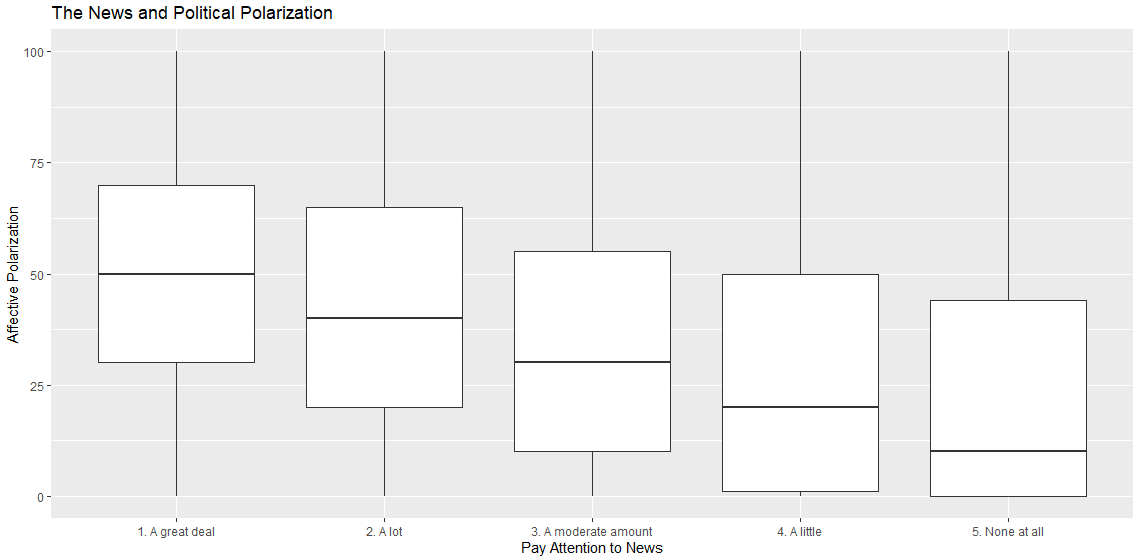

R code for this plot:
rm(list = ls())

setwd("C:/Users/cayde/OneDrive/Graduate Studies/Misc/TA/Lab 102/Data Sets")

library(ggplot2)
library(dplyr)

anes <- read.csv("anes_timeseries_2016.csv")

anes_polar <- subset(anes, select = c("attn_to_news", "feeling_rep_party", "feeling_dem_party")) %>%
  na.omit()

anes_polar$polarization <- abs(anes_polar$feeling_rep_party - anes_polar$feeling_dem_party)

ggplot(anes_polar, aes(x = attn_to_news, y = polarization)) +
  geom_boxplot() +
  xlab("Pay Attention to News") +
  ylab("Affective Polarization") +
  ggtitle("The News and Political Polarization")
